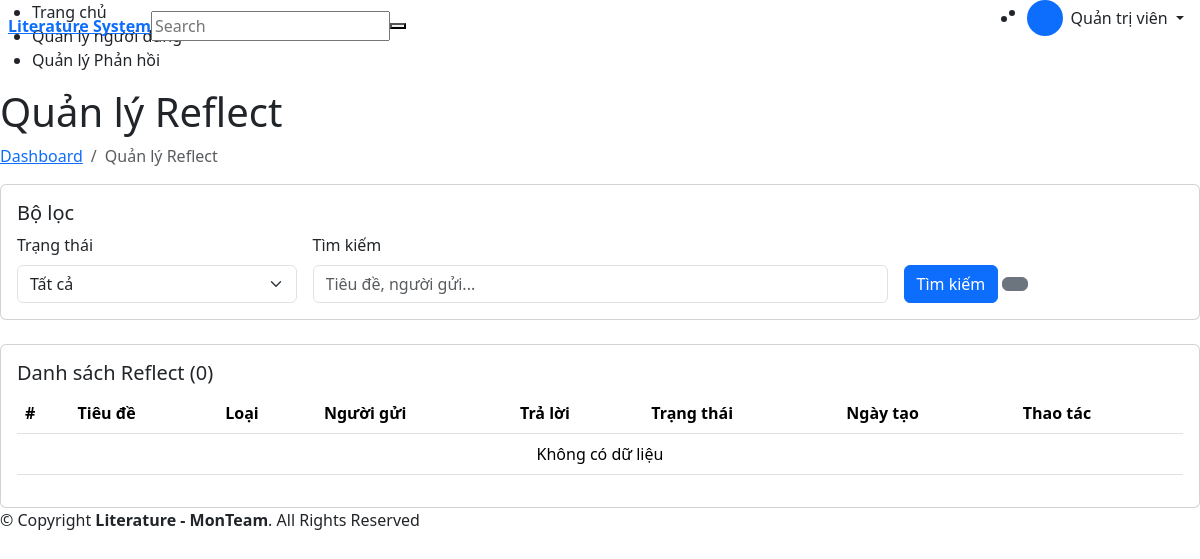
The page /views/admin/manage_reflect.php (signed in) on the database as committed earlier.
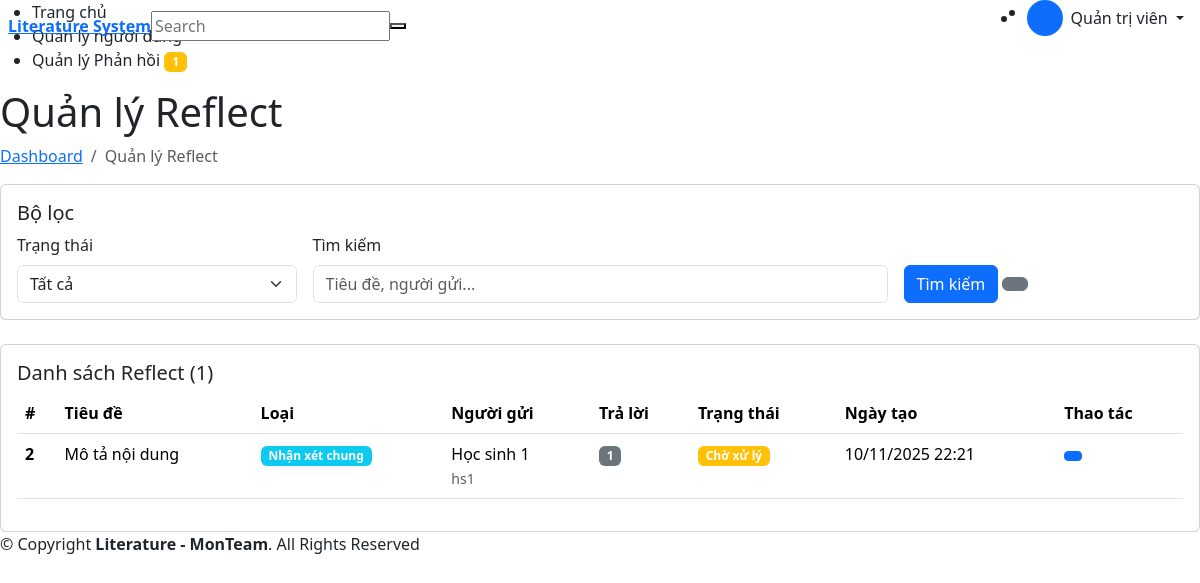
The same page on the database as committed later.
### tables this page shows
CREATE TABLE `reflect_ticket` (
  `id_reflect` int NOT NULL,
  `title` varchar(500) NOT NULL,
  `id_user` int NOT NULL,
  `id_reflect_type` int NOT NULL,
  `status` int NOT NULL,
  `created_at` datetime DEFAULT CURRENT_TIMESTAMP,
  `updated_at` datetime DEFAULT CURRENT_TIMESTAMP ON UPDATE CURRENT_TIMESTAMP
);

CREATE TABLE `reflect_type` (
  `id_reflect_type` int NOT NULL,
  `name` varchar(255) NOT NULL
);

CREATE TABLE `users` (
  `user_id` int NOT NULL,
  `fullname` varchar(255) NOT NULL,
  `username` varchar(100) NOT NULL,
  `email` varchar(255) DEFAULT NULL,
  `password_hash` varchar(255) DEFAULT NULL,
  `role` enum('student','teacher','admin') DEFAULT 'student',
  `created_at` timestamp NULL DEFAULT CURRENT_TIMESTAMP
);

### views/admin/manage_reflect.php (the view, shortened to what this page needs)
<?php
require_once __DIR__ . '/../../config/db.php';
$status = $_GET['status'] ?? 'all';
$search = $_GET['search'] ?? '';
$page = isset($_GET['page']) ? (int)$_GET['page'] : 1;
$limit = 20;
$offset = ($page - 1) * $limit;
$where = [];
$params = [];
$whereClause = !empty($where) ? "WHERE " . implode(" AND ", $where) : "";
try {
    $stmt = $pdo->prepare("
        SELECT COUNT(*) as total
        FROM reflect_ticket rt
        JOIN users u ON rt.id_user = u.user_id
        $whereClause
    ");
    $stmt->execute($params);
    $total = $stmt->fetch(PDO::FETCH_ASSOC)['total'];
    $query = "
        SELECT rt.*, u.fullname, u.username, u.role as user_role, rtype.name as type_name,
               (SELECT COUNT(*) FROM reflect_detail WHERE id_reflect = rt.id_reflect) as reply_count
        FROM reflect_ticket rt
        JOIN users u ON rt.id_user = u.user_id
        JOIN reflect_type rtype ON rt.id_reflect_type = rtype.id_reflect_type
        $whereClause
        ORDER BY
            CASE WHEN rt.status = 0 THEN 1
                 WHEN rt.status = 1 THEN 2
                 ELSE 3 END,
            rt.created_at DESC
        LIMIT $limit OFFSET $offset
    ";
    $stmt = $pdo->prepare($query);
    $stmt->execute($params);
    $reflects = $stmt->fetchAll(PDO::FETCH_ASSOC);
} catch (PDOException $e) {
    error_log("Error fetching reflects: " . $e->getMessage());
    $reflects = [];
    $total = 0;
    $totalPages = 0;
}
?>
<!DOCTYPE html>
<html lang="vi">
<head>
    <?php include __DIR__ . '/../templates/assets.php'; ?>
</head>
<body>
    <?php
    include __DIR__ . '/../templates/header.php';
    include __DIR__ . '/../templates/sidebar_admin.php';
    ?>
    <main id="main" class="main">
        <div class="pagetitle">
            <h1>Quản lý Reflect</h1>
            <nav>
                <ol class="breadcrumb">
                    <li class="breadcrumb-item"><a href="<?= URL_ROOT ?>/views/admin/dashboard.php">Dashboard</a></li>
                    <li class="breadcrumb-item active">Quản lý Reflect</li>
                </ol>
            </nav>
        </div>
        <section class="section">
            <div class="card mb-4">
                <div class="card-body">
                    <h5 class="card-title">Bộ lọc</h5>
                    <form method="GET" class="row g-3">
                        <div class="col-md-3">
                            <label class="form-label">Trạng thái</label>
                            <select name="status" class="form-select" onchange="this.form.submit()">
                                <option value="all" <?= $status === 'all' ? 'selected' : '' ?>>Tất cả</option>
                            </select>
                        </div>
                        <div class="col-md-6">
                            <label class="form-label">Tìm kiếm</label>
                            <input type="text" name="search" class="form-control" placeholder="Tiêu đề, người gửi..." value="<?= htmlspecialchars($search) ?>">
                        </div>
                        <div class="col-md-3">
                            <label class="form-label">&nbsp;</label>
                            <div>
                                <button type="submit" class="btn btn-primary">
                                    <i class="bi bi-search"></i> Tìm kiếm
                                </button>
                                <a href="<?= URL_ROOT ?>/views/admin/manage_reflect.php" class="btn btn-secondary">
                                </a>
                            </div>
                        </div>
                    </form>
                </div>
            </div>
            <div class="card">
                <div class="card-body">
                    <h5 class="card-title">Danh sách Reflect (<?= $total ?? 0 ?>)</h5>
                    <table class="table table-hover">
                        <thead>
                            <tr>
                                <th scope="col">#</th>
                                <th scope="col">Tiêu đề</th>
                                <th scope="col">Loại</th>
                                <th scope="col">Người gửi</th>
                                <th scope="col">Trả lời</th>
                                <th scope="col">Trạng thái</th>
                                <th scope="col">Ngày tạo</th>
                                <th scope="col">Thao tác</th>
                            </tr>
                        </thead>
                        <tbody>
                            <?php if (empty($reflects)): ?>
                                <tr>
                                    <td colspan="8" class="text-center">Không có dữ liệu</td>
                                </tr>
                            <?php else: ?>
                                <?php foreach ($reflects as $reflect): ?>
                                    <tr>
                                        <th scope="row"><?= $reflect['id_reflect'] ?></th>
                                        <td><?= htmlspecialchars($reflect['title']) ?></td>
                                        <td><span class="badge bg-info"><?= htmlspecialchars($reflect['type_name']) ?></span></td>
                                        <td>
                                            <?= htmlspecialchars($reflect['fullname']) ?>
                                            <br><small class="text-muted"><?= htmlspecialchars($reflect['username']) ?></small>
                                        </td>
                                        <td>
                                            <span class="badge bg-secondary">
                                                <i class="bi bi-chat-dots"></i> <?= $reflect['reply_count'] ?>
                                            </span>
                                        </td>
                                        <td>
                                            <?php
                                            $statusClass = match ((int)$reflect['status']) {
                                                0 => 'warning',
                                                1 => 'info',
                                                2 => 'success',
                                                default => 'secondary'
                                            };
                                            $statusText = match ((int)$reflect['status']) {
                                                0 => 'Chờ xử lý',
                                                1 => 'Đang xử lý',
                                                2 => 'Đã hoàn thành',
                                                default => 'Không xác định'
                                            };
                                            ?>
                                            <span class="badge bg-<?= $statusClass ?>"><?= $statusText ?></span>
                                        </td>
                                        <td><?= date('d/m/Y H:i', strtotime($reflect['created_at'])) ?></td>
                                        <td>
                                            <a href="<?= URL_ROOT ?>/views/admin/reflect_detail.php?id=<?= $reflect['id_reflect'] ?>"
                                                class="btn btn-sm btn-primary" title="Xem chi tiết">
                                            </a>
                                        </td>
                                    </tr>
                                <?php endforeach; ?>
                            <?php endif; ?>
                        </tbody>
                    </table>
                </div>
            </div>
        </section>
    </main>
    <?php include __DIR__ . '/../templates/footer.php'; ?>
</body>
</html>

### views/templates/assets.php (shortened to what this page needs)
<link href="<?= URL_ROOT ?>/assets/vendor/bootstrap/css/bootstrap.min.css" rel="stylesheet">
<link href="<?= URL_ROOT ?>/assets/vendor/bootstrap-icons/bootstrap-icons.css" rel="stylesheet">
<link href="<?= URL_ROOT ?>/assets/vendor/boxicons/css/boxicons.min.css" rel="stylesheet">
<link href="<?= URL_ROOT ?>/assets/vendor/quill/quill.snow.css" rel="stylesheet">
<link href="<?= URL_ROOT ?>/assets/vendor/quill/quill.bubble.css" rel="stylesheet">
<link href="<?= URL_ROOT ?>/assets/vendor/remixicon/remixicon.css" rel="stylesheet">
<link href="<?= URL_ROOT ?>/assets/vendor/simple-datatables/style.css" rel="stylesheet">
<link href="<?= URL_ROOT ?>/assets/css/style.css" rel="stylesheet">
<link href="<?= URL_ROOT ?>/assets/css/typography-enhanced.css" rel="stylesheet">
<link href="<?= URL_ROOT ?>/assets/css/enhanced-theme.css" rel="stylesheet">
<link href="<?= URL_ROOT ?>/assets/css/dark-theme-enhanced.css" rel="stylesheet">
<link href="<?= URL_ROOT ?>/assets/css/background-theme.css" rel="stylesheet">

### views/templates/header.php (shortened to what this page needs)
<header id="header" class="header fixed-top d-flex align-items-center">
    <div class="d-flex align-items-center justify-content-between">
        <a href="student.php" class="logo d-flex align-items-center">
            <span class="d-none d-lg-block text-primary fw-bold">Literature System</span>
        </a>
    </div>
    <div class="search-bar">
        <form class="search-form d-flex align-items-center" method="POST" action="#">
            <input type="text" name="query" placeholder="Search" title="Enter search keyword">
            <button type="submit" title="Search"><i class="bi bi-search"></i></button>
        </form>
    </div>
    <nav class="header-nav ms-auto">
        <ul class="d-flex align-items-center">
            <li class="nav-item">
            </li>
            <li class="nav-item dropdown pe-3" id="profileDropdown">
                <a class="nav-link nav-profile d-flex align-items-center pe-0" href="#" data-bs-toggle="dropdown" aria-expanded="false">
                    <div class="rounded-circle bg-primary d-flex align-items-center justify-content-center" style="width: 36px; height: 36px;">
                    </div>
                    <span class="d-none d-md-block dropdown-toggle ps-2" id="headerProfileName">
                        <?php echo isset($_SESSION['user']['fullname']) ? htmlspecialchars($_SESSION['user']['fullname']) : 'User'; ?>
                    </span>
                </a>
            </li>
        </ul>
    </nav>
</header>

### views/templates/sidebar_admin.php (shortened to what this page needs)
<aside id="sidebar" class="sidebar">
    <?php
    $current_page = basename($_SERVER['PHP_SELF']);
    ?>
    <ul class="sidebar-nav" id="sidebar-nav">
        <li class="nav-item">
            <a class="nav-link <?= strpos($current_page, 'dashboard') !== false ? '' : 'collapsed' ?>" href="<?= URL_ROOT ?>/views/admin/dashboard.php">
                <span>Trang chủ</span>
            </a>
        </li>
        <li class="nav-item">
            <a class="nav-link <?= strpos($current_page, 'manage_users') !== false || strpos($current_page, 'create_user') !== false || strpos($current_page, 'edit_user') !== false ? '' : 'collapsed' ?>"
                data-bs-target="#users-nav" data-bs-toggle="collapse" href="#">
                <span>Quản lý người dùng</span>
            </a>
        </li>
        <li class="nav-item">
            <a class="nav-link <?= strpos($current_page, 'manage_reflect') !== false || strpos($current_page, 'reflect_detail') !== false ? '' : 'collapsed' ?>" href="<?= URL_ROOT ?>/views/admin/manage_reflect.php">
                <span>Quản lý Phản hồi</span>
                <?php
                try {
                    $stmt = $pdo->query("SELECT COUNT(*) as count FROM reflect_ticket WHERE status = 0");
                    $pendingReflect = $stmt->fetch(PDO::FETCH_ASSOC)['count'];
                    if ($pendingReflect > 0) {
                        echo '<span class="badge bg-warning badge-number ms-auto">' . $pendingReflect . '</span>';
                    }
                } catch (PDOException $e) {
                    error_log("Error counting pending reflects: " . $e->getMessage());
                }
                ?>
            </a>
        </li>
    </ul>
</aside>

### views/templates/footer.php (shortened to what this page needs)
<footer id="footer" class="footer">
    <div class="copyright">
        &copy; Copyright <strong><span>Literature - MonTeam</span></strong>. All Rights Reserved
    </div>
</footer>

### views/templates/header.php (style rules this page uses)
.nav-profile { cursor: pointer; transform: translate3d(0, 0, 0); }

Rows that differ between the two databases and show on the page:
added reflect_ticket: id_reflect "2", title "Mô tả nội dung", id_reflect_type.name "Nhận xét chung", id_user.fullname "Học sinh 1", id_user.username "hs1", reply_count "1", status "Chờ xử lý", created_at "10/11/2025 22:21"
Other text that changed with them:
$pendingReflect: (not shown) → "1"
$total: "0" → "1"
text no longer shown: "Không có dữ liệu"
